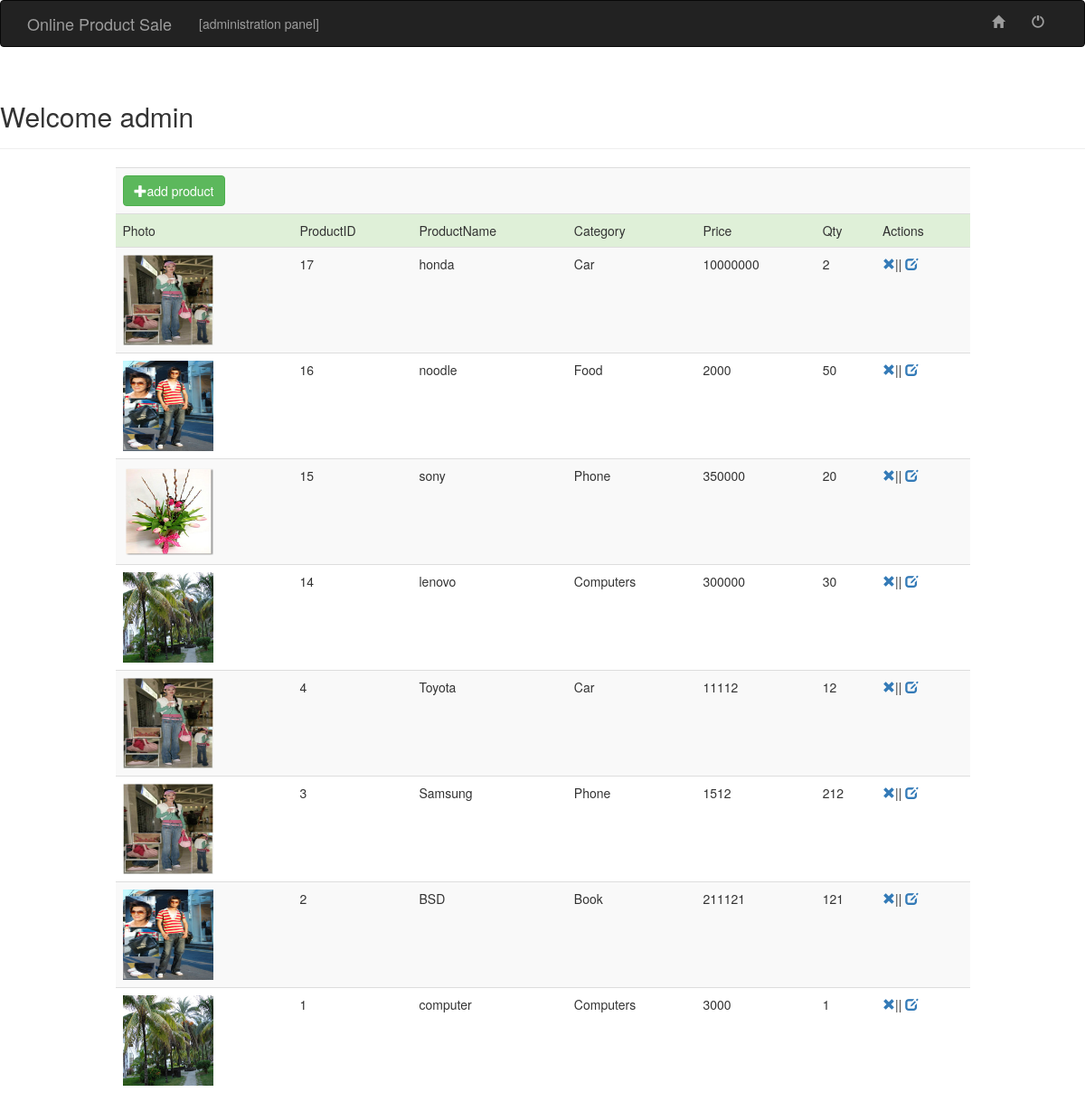
The app's page /admin/productlist.php with its own data.
### tables this page shows
CREATE TABLE `product` (
  `product_id` int(11) NOT NULL,
  `product_name` varchar(30) NOT NULL,
  `category_id` int(11) NOT NULL,
  `price` int(11) NOT NULL,
  `qty` int(11) NOT NULL,
  `photo` varchar(255) NOT NULL
);

CREATE TABLE `category` (
  `cat_id` int(11) NOT NULL,
  `cat_name` varchar(20) NOT NULL
);

### admin/productlist.php (the view, shortened to what this page needs)
<?php
	include'connect.php';
?>
<!DOCTYPE html PUBLIC "-//W3C//DTD XHTML 1.0 Transitional//EN" "http://www.w3.org/TR/xhtml1/DTD/xhtml1-transitional.dtd">
<html xmlns="http://www.w3.org/1999/xhtml">
<head>
<link rel="stylesheet" type="text/css" href="../style/bootstrap.css"/>
</head>
<body>
<?php
	include 'header.php';
?>
<div class="container">
	<div class="row">
    <div class="row">
        <div class="page-header">
        <h2>Welcome admin
        </h2>
    </div>
    </div>
    	<div class="col-md-10 col-md-offset-1">
        	<table class="table table-striped">
  <tr>
    <td colspan="7"><a href="product.php" class="btn btn-success"> <span class="glyphicon  glyphicon-plus"></span>add product</a>  </td>
    </tr>
                <tr class="bg-success">
                	<td>Photo</td>
                    <td>ProductID</td>
                    <td>ProductName</td>
                    <td>Category</td>
                    <td>Price</td>
                    <td>Qty</td>
                    <td>Actions</td>
                </tr>
                <?php
					$query="select product.*,category.*from product,category where product.category_id=category.cat_id order by product_id desc";
					$go_query=mysqli_query($connection,$query);
					while($row=mysqli_fetch_array($go_query))
					{
						$product_id=$row['product_id'];
						$product_name=$row['product_name'];
						$cat_name=$row['cat_name'];
						$price=$row['price'];
						$qty=$row['qty'];
						$photo=$row['photo'];
						echo "<tr>";
						echo "<td><img src='../images/{$photo}' width='100' height='100'></td>";
						echo "<td>{$product_id}</td>";
						echo "<td>{$product_name}</td>";
						echo "<td>{$cat_name}</td>";
						echo "<td>{$price}</td>";
						echo "<td>{$qty}</td>";
						echo "<td><a href='product.php?action=delete&p_id={$product_id}' class='glyphicon glyphicon-remove' onclick=\"return confirm('Are You Sure?')\"></a>|| <a href='edit.php?action=edit&p_id={$product_id}' class='glyphicon glyphicon-edit'</a></td>";
						echo "</tr>";
					}
				?>
            </table>
        </div>
    </div>
</div>
</body>
</html>

### records on screen
product: photo (picture), product_id "17", product_name "honda", category.cat_name "Car", price "10000000", qty "2"
product: photo (picture), product_id "16", product_name "noodle", category.cat_name "Food", price "2000", qty "50"
product: photo (picture), product_id "15", product_name "sony", category.cat_name "Phone", price "350000", qty "20"
product: photo (picture), product_id "14", product_name "lenovo", category.cat_name "Computers", price "300000", qty "30"
product: photo (picture), product_id "4", product_name "Toyota", category.cat_name "Car", price "11112", qty "12"
product: photo (picture), product_id "3", product_name "Samsung", category.cat_name "Phone", price "1512", qty "212"
product: photo (picture), product_id "2", product_name "BSD", category.cat_name "Book", price "211121", qty "121"
product: photo (picture), product_id "1", product_name "computer", category.cat_name "Computers", price "3000", qty "1"
